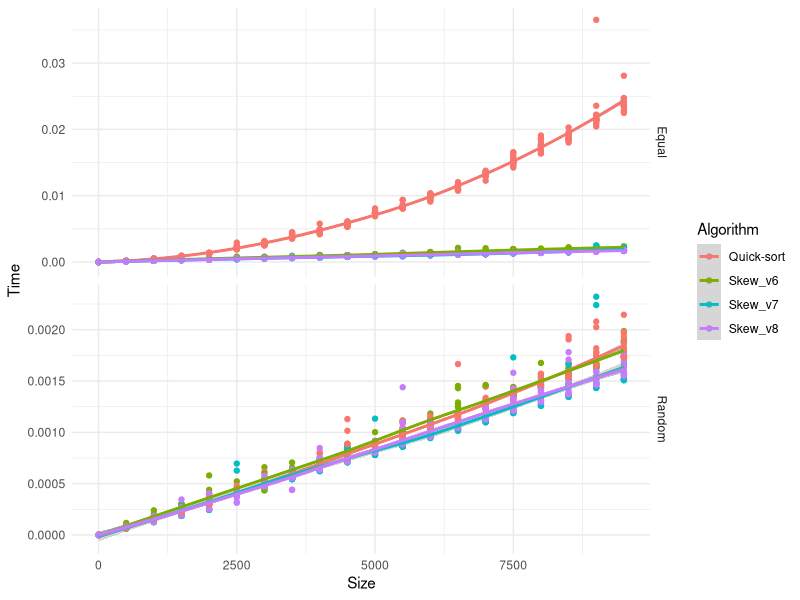

The R source for this figure:
library(tidyverse)

performance6 <- read_table2("suffix_array_construction_v6.txt",
                            col_names = c("Algorithm", "String", "Size", "Time"))
performance7 <- read_table2("suffix_array_construction_v7.txt",
                            col_names = c("Algorithm", "String", "Size", "Time"))
performance8 <- read_table2("suffix_array_construction_v8.txt",
                            col_names = c("Algorithm", "String", "Size", "Time"))


performance <- rbind(performance6, performance7, performance8)

ggplot(performance,
       aes(x = Size, y = Time, color = Algorithm)) +
    facet_grid(String ~ ., scales = "free_y") +
    geom_point() +
    geom_smooth() +
    theme_minimal()
